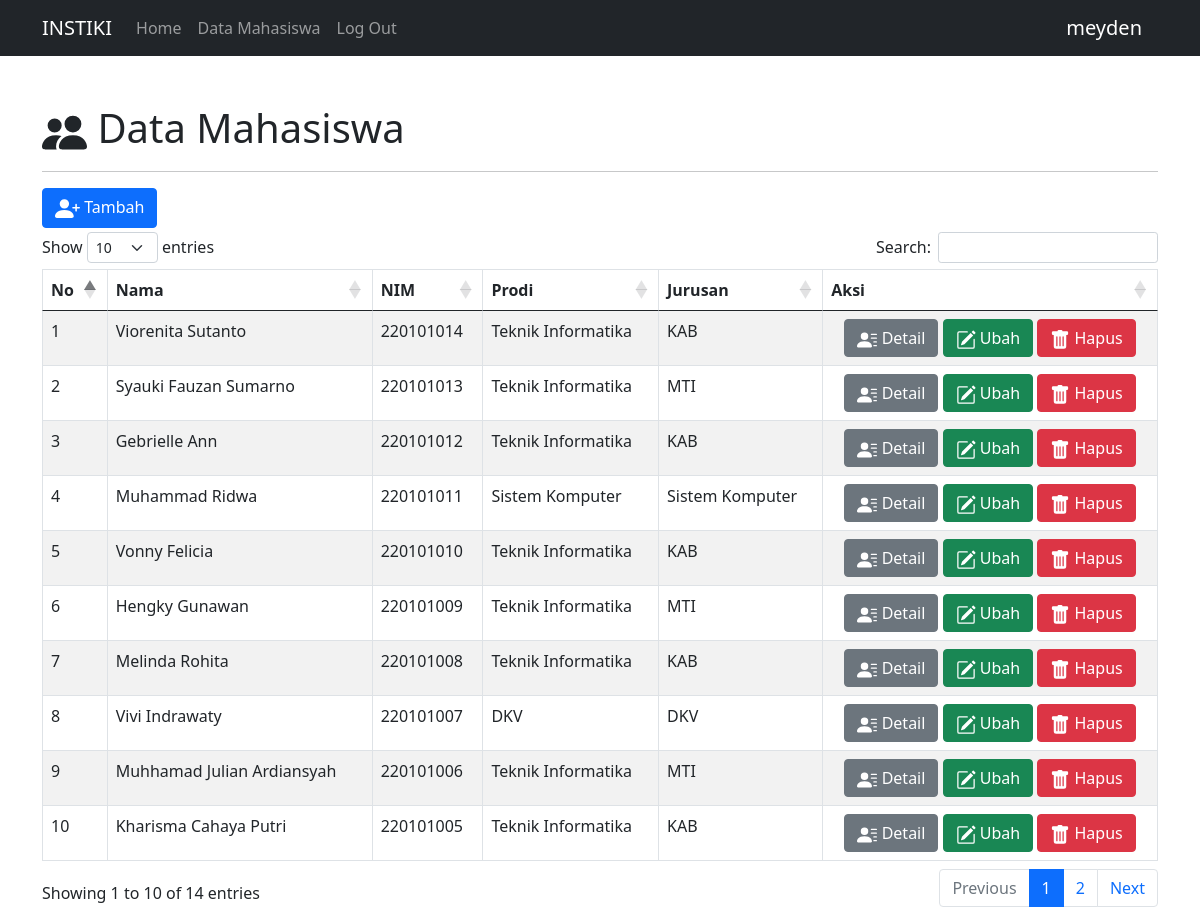
/datamahasiswa.php (signed in), run on the app's committed database.
### tables this page shows
CREATE TABLE `tb_mhs` (
  `id_mhs` int(10) NOT NULL AUTO_INCREMENT,
  `nama` varchar(200) DEFAULT NULL,
  `nim` varchar(10) DEFAULT NULL,
  `no_tlp` varchar(100) DEFAULT NULL,
  `email` varchar(50) DEFAULT NULL,
  `alamat` varchar(200) DEFAULT NULL,
  `jurusan` varchar(100) DEFAULT NULL,
  `prodi` varchar(100) DEFAULT NULL,
  PRIMARY KEY (`id_mhs`)
);

### config/controller.php (called while the page is built, shortened)
<?php
function select($query)
{
    global $db;
    $result = mysqli_query($db, $query);
    $rows = [];
    while ($row = mysqli_fetch_assoc($result)){
        $rows[] = $row;
    }
    return $rows;
}

### datamahasiswa.php (the view, shortened to what this page needs)
<?php
include 'layout/header.php';
$data_mhs = select("SELECT * FROM tb_mhs ORDER BY id_mhs DESC");
?>
    <div class="container mt-5">
        <h1> Data Mahasiswa</h1>
        <hr>
        <a href="tambah.php" class="btn btn-primary mb-1"> Tambah</a>
        <table class="table table-bordered table-striped mt-3" id="table">
            <thead>
                <tr>
                    <th>No</th>
                    <th>Nama</th>
                    <th>NIM</th>
                    <th>Prodi</th>
                    <th>Jurusan</th>
                    <th>Aksi</th>
                </tr>
            </thead>
            <tbody>
                <?php $no = 1; ?>
                <?php foreach ($data_mhs as $mhs) : ?>
                <tr>
                    <td><?= $no++; ?></td>
                    <td><?= $mhs['nama']; ?></td>
                    <td><?= $mhs['nim']; ?></td>
                    <td><?= $mhs['prodi']; ?></td>
                    <td><?= $mhs['jurusan']; ?></td>
                    <td width="30%" class="text-center margin-right: 15px">
                        <a href="detail.php?id_mhs=<?= $mhs['id_mhs']; ?>" class="btn btn-secondary"> Detail</a>
                        <a href="ubah.php?id_mhs=<?= $mhs['id_mhs']; ?>" class="btn btn-success"> Ubah</a>
                        <a href="hapus.php?id_mhs=<?= $mhs['id_mhs']; ?>" class="btn btn-danger" onclick="return confirm('Yakin Data Mahasiswa akan dihapus?');"> Hapus</a>
                    </td>
                </tr>
                <?php endforeach; ?>
            </tbody>
        </table>
    </div>
<?php include 'layout/footer.php'; ?>

### data on the page
tb_mhs: nama "Viorenita Sutanto", nim "220101014", prodi "Teknik Informatika", jurusan "KAB"
tb_mhs: nama "Syauki Fauzan Sumarno", nim "220101013", prodi "Teknik Informatika", jurusan "MTI"
tb_mhs: nama "Gebrielle Ann", nim "220101012", prodi "Teknik Informatika", jurusan "KAB"
tb_mhs: nama "Muhammad Ridwa", nim "220101011", prodi "Sistem Komputer", jurusan "Sistem Komputer"
tb_mhs: nama "Vonny Felicia", nim "220101010", prodi "Teknik Informatika", jurusan "KAB"
tb_mhs: nama "Hengky Gunawan", nim "220101009", prodi "Teknik Informatika", jurusan "MTI"
tb_mhs: nama "Melinda Rohita", nim "220101008", prodi "Teknik Informatika", jurusan "KAB"
tb_mhs: nama "Vivi Indrawaty", nim "220101007", prodi "DKV", jurusan "DKV"
tb_mhs: nama "Muhhamad Julian Ardiansyah", nim "220101006", prodi "Teknik Informatika", jurusan "MTI"
tb_mhs: nama "Kharisma Cahaya Putri", nim "220101005", prodi "Teknik Informatika", jurusan "KAB"

### other printed values
$_SESSION['username'] "meyden"
